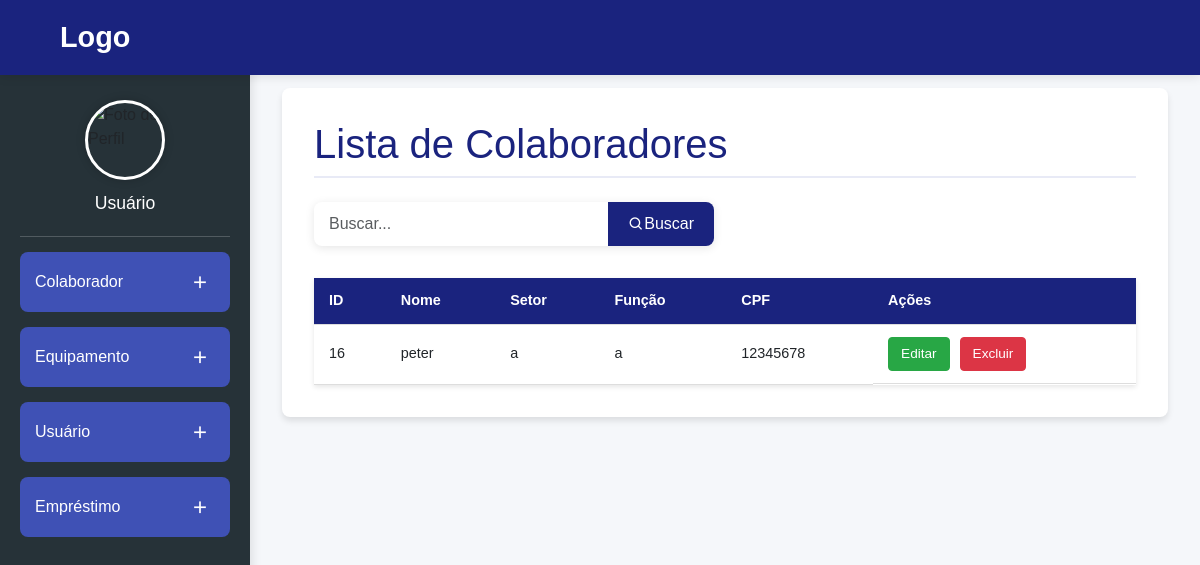
The app's page /colaboradores/, older data.
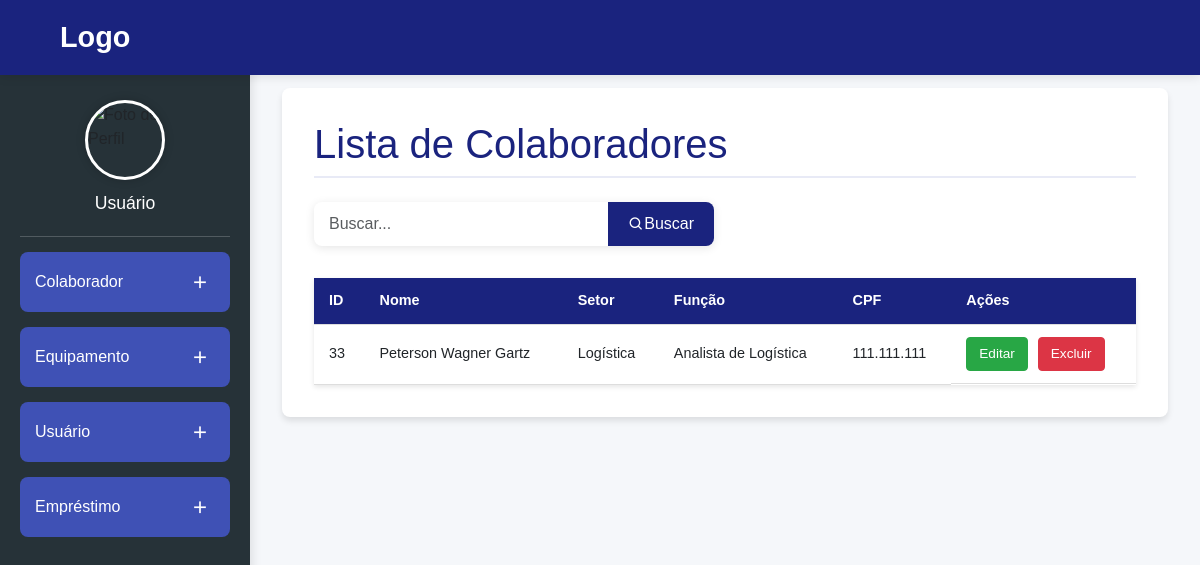
The same page, newer data.
### epi_management/models.py (models this page shows, shortened)
class Colaborador(models.Model):
    nome = models.CharField(max_length=100)
    setor = models.CharField(max_length=50)
    funcao = models.CharField(max_length=50)
    cpf = models.CharField(max_length=11, unique=True)

### epi_management/views.py (the view)
# urls.py: path('colaboradores/', views.colaboradores_lista, name='colaboradores_lista'),
def colaboradores_lista(request):
    query = request.GET.get('q')
    if query:
        colaboradores = Colaborador.objects.filter(Q(nome__icontains=query))
    else:
        colaboradores = Colaborador.objects.all()
    return render(request, 'colaboradores_lista.html', {
        'colaboradores': colaboradores,
        'query': query
    })

### epi_management/templates/colaboradores_lista.html
{% extends 'base.html' %}
{% block content %}
<div class="main-container">
  <h1 class="page-title">Lista de Colaboradores</h1>
    <form method="get" action="{% url 'colaboradores_lista' %}" class="search-form">
        <div class="input-group">
            <input type="text" name="q" placeholder="Buscar..." class="form-control search-input" value="{{ query|default:'' }}">
            <button type="submit" class="btn btn-primary search-btn">
                <i class='bx bx-search'></i> Buscar
            </button>
        </div>
    </form>
  <table class="data-table">
    <thead>
      <tr>
        <th>ID</th>
        <th>Nome</th>
        <th>Setor</th>
        <th>Função</th>
        <th>CPF</th>
        <th>Ações</th>
      </tr>
    </thead>
    <tbody>
      {% for colaborador in colaboradores %}
      <tr>
        <td>{{ colaborador.id }}</td>
        <td>{{ colaborador.nome }}</td>
        <td>{{ colaborador.setor }}</td>
        <td>{{ colaborador.funcao }}</td>
        <td>{{ colaborador.cpf }}</td>
        <td class="table-actions">
          <a href="{% url 'colaboradores_editar' pk=colaborador.pk %}" class="edit-btn">Editar</a>
          <a href="{% url 'colaboradores_excluir' pk=colaborador.pk %}" class="delete-btn">Excluir</a>
        </td>
      </tr>
      {% empty %}
      <tr>
        <td colspan="6" class="no-data">Nenhum colaborador cadastrado.</td>
      </tr>
      {% endfor %}
    </tbody>
  </table>
</div>
{% endblock %}

Row changes from the older to the newer data that the page shows:
removed Colaborador: id "16", nome "peter", setor "a", funcao "a", cpf "12345678"
added Colaborador: id "33", nome "Peterson Wagner Gartz", setor "Logística", funcao "Analista de Logística", cpf "111.111.111"
